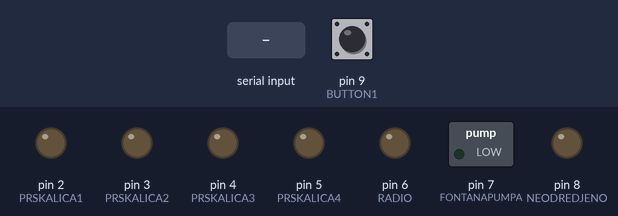
Bench run of a sketch on a simulated Arduino Uno, built with avr-gcc and run on an emulated ATmega328P. Parts: switched loads named in the sketch (green lamp = pin HIGH), output pins drawn as LEDs (lit = HIGH). Dashed ring = blinking. Inputs (shaded band) come from the test bench; at power-on: pin 9 (BUTTON1) LOW. What the sketch prints to the serial monitor is not drawn.

Above: at 1.2 s.
1.3 s: pin 9 (BUTTON1) pulled HIGH for 0.15 s
At 2.5 s:
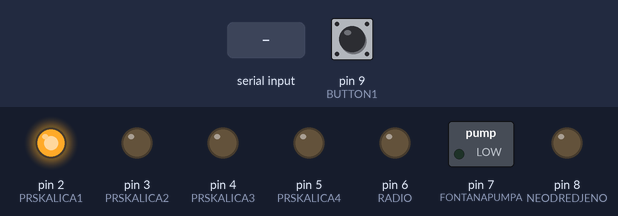
2.9 s: "f" received over Serial
At 3.8 s:
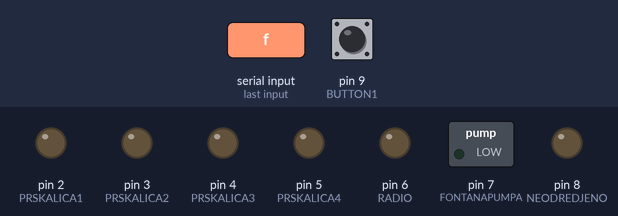
4.4 s: "d" received over Serial
At 4.9 s:
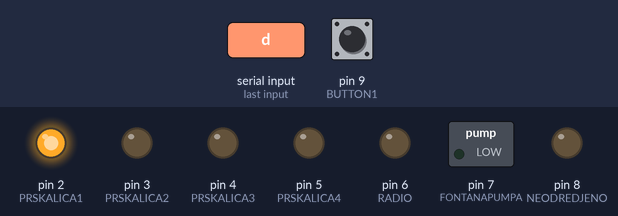
5.9 s: pin 9 (BUTTON1) pulled HIGH for 1 s
At 7.2 s:
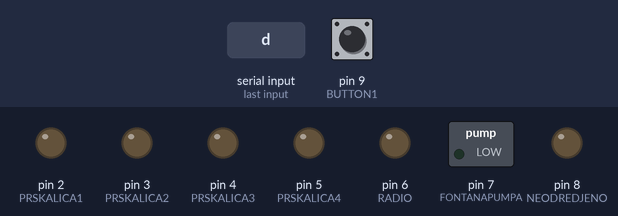
9.9 s: pin 9 (BUTTON1) pulsed HIGH 5 times (0.12 s each, 0.3 s apart)
At 10.05 s:
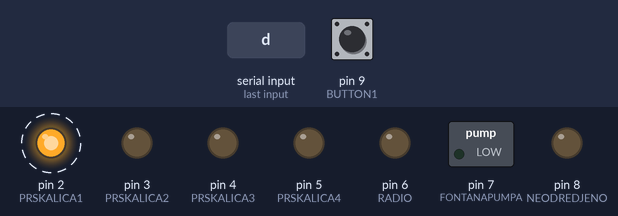
Timing chart, 0 to 12.9 s (numbered marks = the images above; inputs shaded):
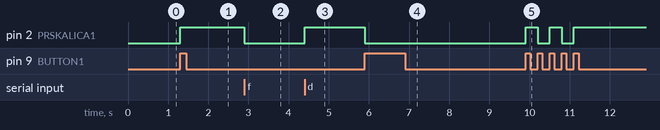

The sketch:

Fontana_UNO.ino
```cpp
int PRSKALICA1 = 2;
int PRSKALICA2 = 3;
int PRSKALICA3 = 4;
int PRSKALICA4 = 5;
int RADIO = 6;
int FONTANAPUMPA = 7;
int NEODREDJENO = 8;

int vreme = 10; //minuta
volatile bool prskalica = false;
int prska = 0;
long lastMsg = 0;

int incomingByte;

int switchState1=0,
    switchState2 = 0,
    switchState3 = 0,
    switchState4 = 0;

int BUTTON1=9;
int BUTTON2=10;
int BUTTON3=11;
int BUTTON4=12;

int oldSwitchState1 = 0,
    oldSwitchState2 = 0,
    oldSwitchState3 = 0,
    oldSwitchState4 = 0;
volatile int lightsOn1 = 0,
    lightsOn2 = 0,
    lightsOn3 = 0,
    lightsOn4 = 0;


void setup() {
  Serial.begin(9600);

  pinMode(PRSKALICA1, OUTPUT);
  pinMode(PRSKALICA2, OUTPUT);
  pinMode(PRSKALICA3, OUTPUT);
  pinMode(PRSKALICA4, OUTPUT);
  pinMode(RADIO, OUTPUT);
  pinMode(FONTANAPUMPA, OUTPUT);
  pinMode(NEODREDJENO, OUTPUT);

  pinMode(BUTTON1, INPUT);
  pinMode(BUTTON2, INPUT);
  pinMode(BUTTON3, INPUT);
  pinMode(BUTTON4, INPUT);

}


void loop() {
  if (Serial.available() > 0) {
    incomingByte = Serial.read();
    if (incomingByte == 'd') {
      digitalWrite(PRSKALICA1, HIGH);
      lightsOn1 = 1;
      Serial.print('d');
    }
    if (incomingByte == 'f') {
      digitalWrite(PRSKALICA1, LOW);
      lightsOn1 = 0;
      Serial.print('f');
    }
    if (incomingByte == 'h') {//prskalicaAll on
      prskalica = true;
      Serial.print('h');
      lastMsg = millis();
      prska = 0;
    }
    if (incomingByte == 'j') {//prskalicaAll off
      prskalica = false;
      Serial.print('j');
      digitalWrite(PRSKALICA1,LOW);
      digitalWrite(PRSKALICA2,LOW);
      digitalWrite(PRSKALICA3,LOW);
      digitalWrite(PRSKALICA4,LOW);
    }
  }

//prskalica
if(prskalica){
    long now = millis();
    if(prska == 0){
        Serial.print('q');
        prska++;
    }

    if(prska == 1){
      if (now- lastMsg > 60000*vreme) {
        Serial.print('e');
        prska++;
      }
    }

    if(prska == 2){
      if (now- lastMsg > 120000*vreme) {
        Serial.print('t');
        prska++;
      }
    }

    if(prska == 3){
      if (now- lastMsg > 180000*vreme) {
        lastMsg = now;
        Serial.print('j');
        prska=0;
        prskalica = false;
      }
    }
  }


  switchState1 = digitalRead(BUTTON1);
  if (switchState1 != oldSwitchState1){
    oldSwitchState1 = switchState1;
    if (switchState1 == HIGH){
      if(!lightsOn1){
        Serial.print('d');
        digitalWrite(PRSKALICA1, HIGH);
        lightsOn1 = 1;
      }
      else{
        Serial.print('f');
        digitalWrite(PRSKALICA1, LOW);
        lightsOn1 = 0;
      }
    }
  }
}
```

Measured:
- after the input at 1.3 s, pin 2 (PRSKALICA1): LOW → HIGH at once
- after the input at 2.9 s, pin 2 (PRSKALICA1): HIGH → LOW at once
- after the input at 4.4 s, pin 2 (PRSKALICA1): LOW → HIGH at once
- after the input at 5.9 s, pin 2 (PRSKALICA1): HIGH → LOW at once
- after the input at 9.9 s, pin 2 (PRSKALICA1): alternates HIGH for 0.30 s and LOW for 0.30 s, 5 changes in all, then stays HIGH, starting at once
